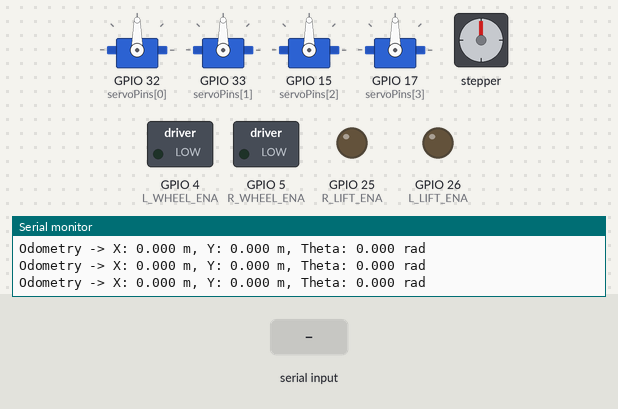
Bench run of a sketch on a simulated ESP32. Parts: 4 × servo, stepper motor, switched loads named in the sketch (green lamp = pin HIGH), output pins drawn as LEDs (lit = HIGH), the last lines printed to the serial monitor. Inputs (shaded band) come from the test bench. Stepper angles assume 800 steps per turn.

Above: at 1.2 s.
1.3 s: "1,90\n" received over Serial
At 1.45 s:
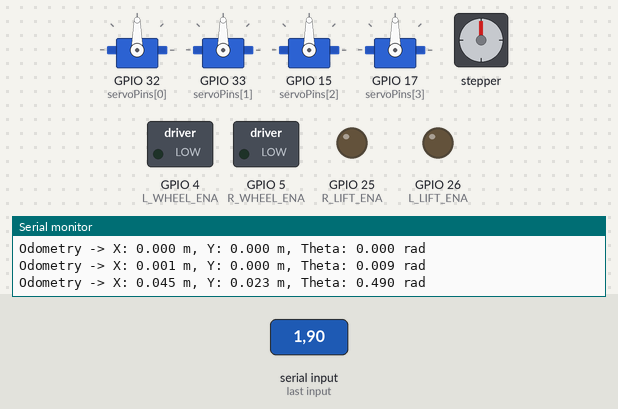
At 2.05 s:
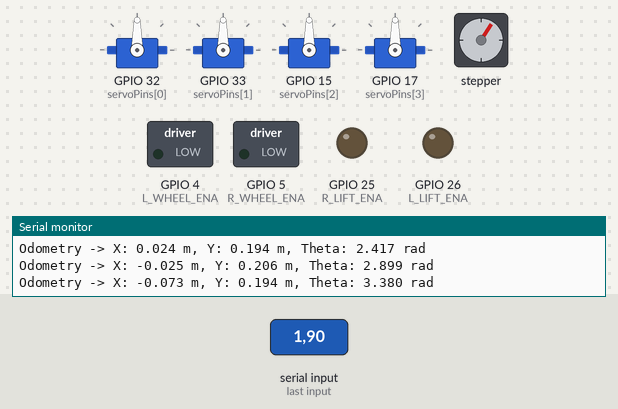
4.3 s: "90,45,200\n" received over Serial
At 4.45 s:
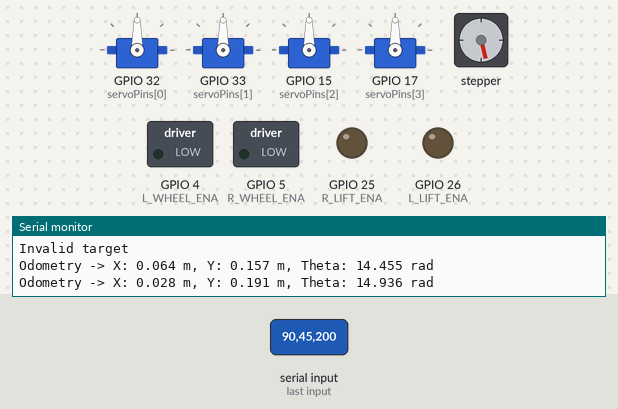
Timing chart, 0 to 16.3 s (numbered marks = the images above; inputs shaded):
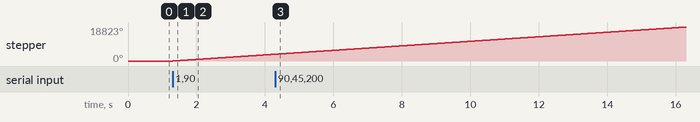

The sketch:

demo_robot.ino
```cpp
#include <GyverStepper.h>
#include <ESP32Servo.h>

// === ПИНЫ ===
#define L_WHEEL_ENA 4
#define L_WHEEL_STP 19
#define L_WHEEL_DIR 18
#define R_WHEEL_ENA 5
#define R_WHEEL_STP 23
#define R_WHEEL_DIR 22
#define L_LIFT_ENA 26
#define L_LIFT_STP 12
#define L_LIFT_DIR 13
#define R_LIFT_ENA 25
#define R_LIFT_STP 27
#define R_LIFT_DIR 14

// === КОНСТАНТЫ ===
const float WHEEL_DIAMETER_MM = 91.0;
const float STEPS_PER_REVOLUTION = 800.0;
const float MM_TO_M = 0.001;
const float WHEEL_BASE_M = 0.207;  // Пример: 30 см между колёсами


// Коэффициент для перевода м/с в шаги/сек
const float SPEED_M_S_TO_STEPS_S = STEPS_PER_REVOLUTION / (PI * WHEEL_DIAMETER_MM * MM_TO_M);

// Пины сервоприводов (RR, RL, LR, LL)
const int servoPins[] = { 32, 33, 15, 17 };
// Минимальные и максимальные углы для каждого сервопривода
int servoMinAngles[4] = { 5, 14, 169, 168 };  // RR, RL, LR, LL
int servoMaxAngles[4] = { 95, 104, 79, 78 };  // RR, RL, LR, LL

// === ОБЪЕКТЫ ===
GStepper<STEPPER2WIRE> l_wheel(800, L_WHEEL_STP, L_WHEEL_DIR);
GStepper<STEPPER2WIRE> r_wheel(800, R_WHEEL_STP, R_WHEEL_DIR);
GStepper<STEPPER2WIRE> l_lift(800, L_LIFT_STP, L_LIFT_DIR);
GStepper<STEPPER2WIRE> r_lift(800, R_LIFT_STP, R_LIFT_DIR);

Servo servos[4];

// === ГЛОБАЛЬНЫЕ ПЕРЕМЕННЫЕ ===
bool l_lift_powered = true, r_lift_powered = true;
bool servo_attached[4] = { true, true, true, true };
int servosTargetPos[4] = { 90, 90, 90, 90 };
int servosCurrentPos[4] = { 90, 90, 90, 90 };
uint32_t servosTimer[4] = { 0, 0, 0, 0 };
int sDelay = 10;
int servosDelay[4] = { sDelay, sDelay, sDelay, sDelay };
// === ГЛОБАЛЬНЫЕ ПЕРЕМЕННЫЕ ===

float prev_l_steps = 0;
float prev_r_steps = 0;

// Позиция робота
float robot_x = 0, robot_y = 0, robot_theta = 0;

unsigned long lastOdometryUpdate = 0;
const unsigned long odometryInterval = 100;  // 100 мс

void updateOdometry() {
  if (millis() - lastOdometryUpdate < odometryInterval) {
    return;  // Ждём следующий интервал
  }

  float curr_l_steps = l_wheel.getCurrent();
  float curr_r_steps = r_wheel.getCurrent();

  float delta_l_steps = curr_l_steps - prev_l_steps;
  float delta_r_steps = curr_r_steps - prev_r_steps;

  // Переводим шаги в метры
  float step_to_meter = (PI * WHEEL_DIAMETER_MM * MM_TO_M) / STEPS_PER_REVOLUTION;

  float dl = delta_l_steps * step_to_meter;
  float dr = delta_r_steps * step_to_meter;

  // Обновляем предыдущие значения
  prev_l_steps = curr_l_steps;
  prev_r_steps = curr_r_steps;

  // Кинематика дифференциального привода
  float ds = (dl + dr) / 2.0;
  float dtheta = (dr - dl) / WHEEL_BASE_M;

  // Обновляем угол
  robot_theta += dtheta;

  // Обновляем позицию
  robot_x += ds * cos(robot_theta);
  robot_y += ds * sin(robot_theta);

  // Выводим в Serial Monitor
  Serial.printf("Odometry -> X: %.3f m, Y: %.3f m, Theta: %.3f rad\n", robot_x, robot_y, robot_theta);

  // Обновляем время
  lastOdometryUpdate = millis();
}
void setup() {
  Serial.begin(115200);

  // Настройка пинов enable
  pinMode(L_WHEEL_ENA, OUTPUT);
  pinMode(R_WHEEL_ENA, OUTPUT);
  pinMode(L_LIFT_ENA, OUTPUT);
  pinMode(R_LIFT_ENA, OUTPUT);

  // Включаем моторы (LOW = активен)
  digitalWrite(L_WHEEL_ENA, LOW);
  digitalWrite(R_WHEEL_ENA, LOW);
  digitalWrite(L_LIFT_ENA, LOW);
  digitalWrite(R_LIFT_ENA, LOW);

  // Настройка моторов
  l_wheel.setRunMode(KEEP_SPEED);
  l_wheel.setAcceleration(600);
  l_wheel.setMaxSpeed(2000);
  l_wheel.reverse(0);

  r_wheel.setRunMode(KEEP_SPEED);
  r_wheel.setAcceleration(600);
  r_wheel.setMaxSpeed(2000);
  r_wheel.reverse(1);

  l_lift.setRunMode(FOLLOW_POS);
  l_lift.setAcceleration(600);
  l_lift.setMaxSpeed(2000);
  l_lift.reverse(0);

  r_lift.setRunMode(FOLLOW_POS);
  r_lift.setAcceleration(600);
  r_lift.setMaxSpeed(2000);
  r_lift.reverse(0);

  // Настройка серв
  ESP32PWM::allocateTimer(0);
  ESP32PWM::allocateTimer(1);
  ESP32PWM::allocateTimer(2);
  ESP32PWM::allocateTimer(3);

  for (int i = 0; i < 4; i++) {
    servos[i].setPeriodHertz(50);
    servos[i].attach(servoPins[i], 500, 2500);
    servos[i].write(servosCurrentPos[i]);
  }
}
// Заголовок пакета
static const uint8_t LIDAR_HEADER[] = { 0x55, 0xAA, 0x03, 0x08 };

void loop() {
  l_wheel.tick();
  r_wheel.tick();
  l_lift.tick();
  r_lift.tick();
  servoPosControl();
  handleUARTCommand();
  updateOdometry();
}

float mapServoValue(int servoNum, float input) {
  input = constrain(input, 0.0, 1.0);  // Ограничиваем от 0 до 1

  int minAngle = servoMinAngles[servoNum];
  int maxAngle = servoMaxAngles[servoNum];

  // Мапим от 0..1 в minAngle..maxAngle
  return minAngle + input * (maxAngle - minAngle);
}

void setWheelSpeed(int side, float speed_m_s) {
  float speed_steps_s = speed_m_s * SPEED_M_S_TO_STEPS_S;
  auto& motor = (side == 0) ? l_wheel : r_wheel;
  motor.setSpeed(speed_steps_s);
}

void setLiftPosition(int side, float mm) {
  auto& motor = (side == 2) ? l_lift : r_lift;
  bool& powered = (side == 2) ? l_lift_powered : r_lift_powered;
  int ena_pin = (side == 2) ? L_LIFT_ENA : R_LIFT_ENA;

  if (mm == 0.0f) {
    digitalWrite(ena_pin, HIGH);  // Отключить питание
    powered = false;
    Serial.println(side == 2 ? "Left lift disabled" : "Right lift disabled");
  } else {
    if (!powered) {
      digitalWrite(ena_pin, LOW);  // Включить питание
      powered = true;
    }
    float stepsPerMM = 800 / 16.07;           // Пример: 16.07 mm/rev
    if (side == 3) stepsPerMM = 800 / 16.05;  // Для правого подъёмника
    mm = constrain(mm, 0.0, 200.0);
    long targetSteps = mm * stepsPerMM;
    motor.setTarget(targetSteps);
    Serial.printf("%s moving to: %.1f mm\n", (side == 2 ? "Left lift" : "Right lift"), mm);
  }
}

void setRobotMotion(float linear, float angular) {
  float v_left = linear - (angular * WHEEL_BASE_M / 2.0);
  float v_right = linear + (angular * WHEEL_BASE_M / 2.0);

  l_wheel.setSpeed(v_left * SPEED_M_S_TO_STEPS_S);
  r_wheel.setSpeed(v_right * SPEED_M_S_TO_STEPS_S);
}

void setServoAngle(int servoNum, float value) {
  if (servoNum >= 0 && servoNum < 4) {
    if (value < 0) {  // Команда на отключение (-1)
      if (servo_attached[servoNum]) {
        servos[servoNum].detach();
        servo_attached[servoNum] = false;
        Serial.printf("Servo %d detached\n", servoNum);
      }
    } else if (value >= 0 && value <= 1.0) {  // Команда: 0.0 .. 1.0
      if (!servo_attached[servoNum]) {
        servos[servoNum].attach(servoPins[servoNum], 500, 2500);
        servo_attached[servoNum] = true;
      }
      int angle = (int)mapServoValue(servoNum, value);
      servosTargetPos[servoNum] = angle;
    }
  }
}

void servoPosControl() {
  for (int i = 0; i < 4; i++) {
    if (servo_attached[i] && (millis() - servosTimer[i] > servosDelay[i])) {
      if (servosCurrentPos[i] != servosTargetPos[i]) {
        int dir = (servosCurrentPos[i] < servosTargetPos[i]) ? 1 : -1;
        servosCurrentPos[i] += dir;
        servos[i].write(servosCurrentPos[i]);
      }
      servosTimer[i] = millis();
    }
  }
}
void handleUARTCommand() {
  if (Serial.available() > 0) {
    String cmd = Serial.readStringUntil('\n');
    cmd.trim();

    int firstComma = cmd.indexOf(',');
    if (firstComma == -1) return;

    int target = cmd.substring(0, firstComma).toInt();
    String rest = cmd.substring(firstComma + 1);

    // Обработка команды 8: 8,линейная,угловая
    if (target == 8) {
      int secondComma = rest.indexOf(',');
      if (secondComma != -1) {
        float linear = rest.substring(0, secondComma).toFloat();
        float angular = rest.substring(secondComma + 1).toFloat();
        setRobotMotion(linear, angular);
        return;
      }
    }

    float value = rest.toFloat();

    switch (target) {
      case 0: setWheelSpeed(0, value); break;    // Левое колесо
      case 1: setWheelSpeed(1, value); break;    // Правое колесо
      case 2: setLiftPosition(2, value); break;  // Левый подъёмник
      case 3: setLiftPosition(3, value); break;  // Правый подъёмник
      case 4 ... 7: setServoAngle(target - 4, (int)value); break;
      // case 9: больше не нужен
      default: Serial.println("Invalid target");
    }
  }
}
```

Measured:
- after the input at 1.3 s, stepper: keeps turning clockwise at about 1255°/s, starting at once
